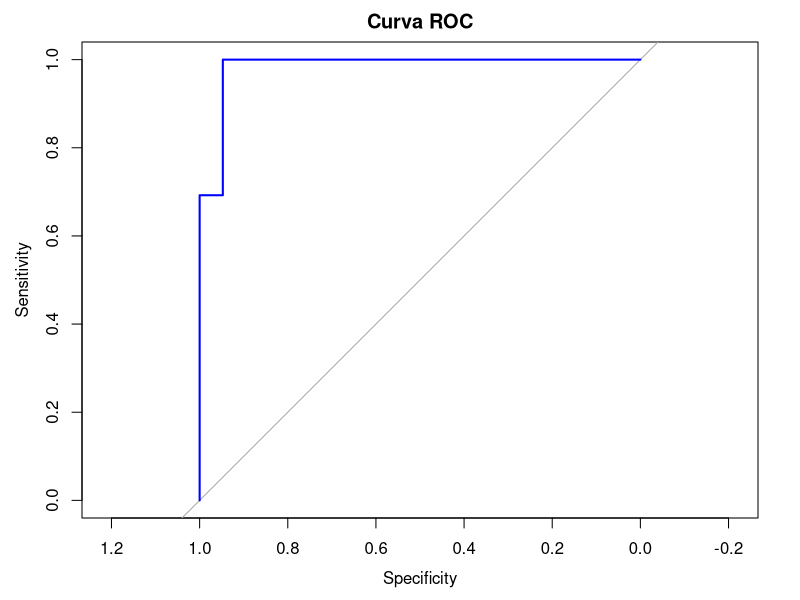
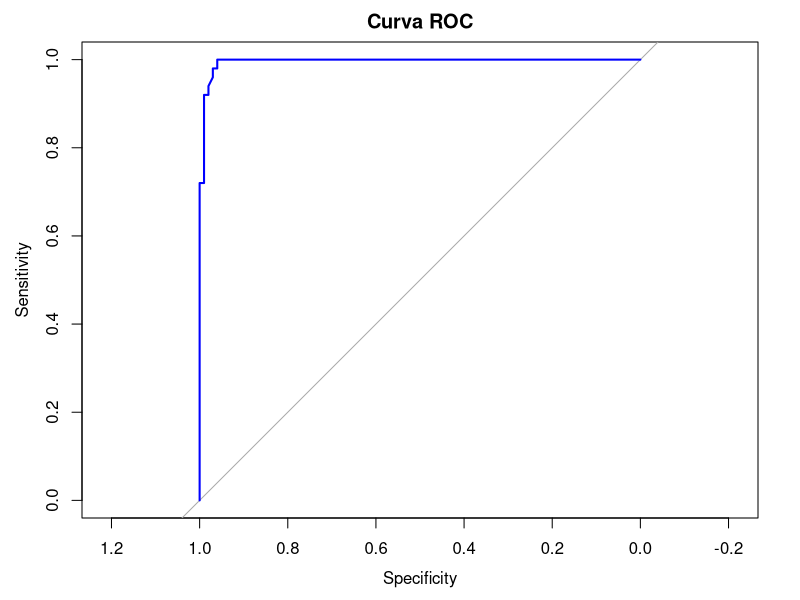

Write the R code that produced these figures, in order.
## ---- chunk 1
# Cargar la base de datos mtcars
data(mtcars)

# Convertir la variable 'am' a factor (transmisión automática o manual)
mtcars$am <- factor(mtcars$am, levels = c(0, 1), labels = c("Automática", "Manual"))

# Visualizar las primeras filas
head(mtcars)
## ---- chunk 2
# Ajustar el modelo de regresión logística binaria
modelo_logit <- glm(am ~ wt + hp, data = mtcars, family = binomial)

# Mostrar el resumen del modelo
summary(modelo_logit)
## ---- chunk 3
# Calcular los odds ratios
exp(coef(modelo_logit))
## ---- chunk 4
# Calcular el Pseudo-R2
library(pscl)
pR2(modelo_logit)
## ---- chunk 5
# Predecir las probabilidades
predicciones <- predict(modelo_logit, type = "response")

# Convertir probabilidades a clases (0 o 1)
pred_clases <- ifelse(predicciones > 0.5, "Manual", "Automática")

# Crear la matriz de confusión
table(Predicho = pred_clases, Observado = mtcars$am)
## ---- chunk 6
library(pROC)

# Crear la curva ROC
roc_obj <- roc(mtcars$am, predicciones)

# Graficar la curva ROC
plot(roc_obj, col = "blue", main = "Curva ROC")

# Calcular el AUC
auc(roc_obj)
## ---- chunk 7
# Crear la variable dependiente binaria
iris$virginica <- ifelse(iris$Species == "virginica", 1, 0)

# Ajustar el modelo de regresión logística
modelo_iris_logit <- glm(virginica ~ Sepal.Length + Petal.Length, data = iris, family = binomial)

# Mostrar el resumen del modelo
summary(modelo_iris_logit)
## ---- chunk 8
# Tu código aquí
## ---- chunk 9
# Predecir las probabilidades
predicciones_iris <- predict(modelo_iris_logit, type = "response")

# Convertir probabilidades a clases (0 o 1)
pred_clases_iris <- ifelse(predicciones_iris > 0.5, 1, 0)

# Crear la matriz de confusión
table(Predicho = pred_clases_iris, Observado = iris$virginica)

# Crear la curva ROC y calcular el AUC
roc_obj_iris <- roc(iris$virginica, predicciones_iris)
plot(roc_obj_iris, col = "blue", main = "Curva ROC")
auc(roc_obj_iris)
